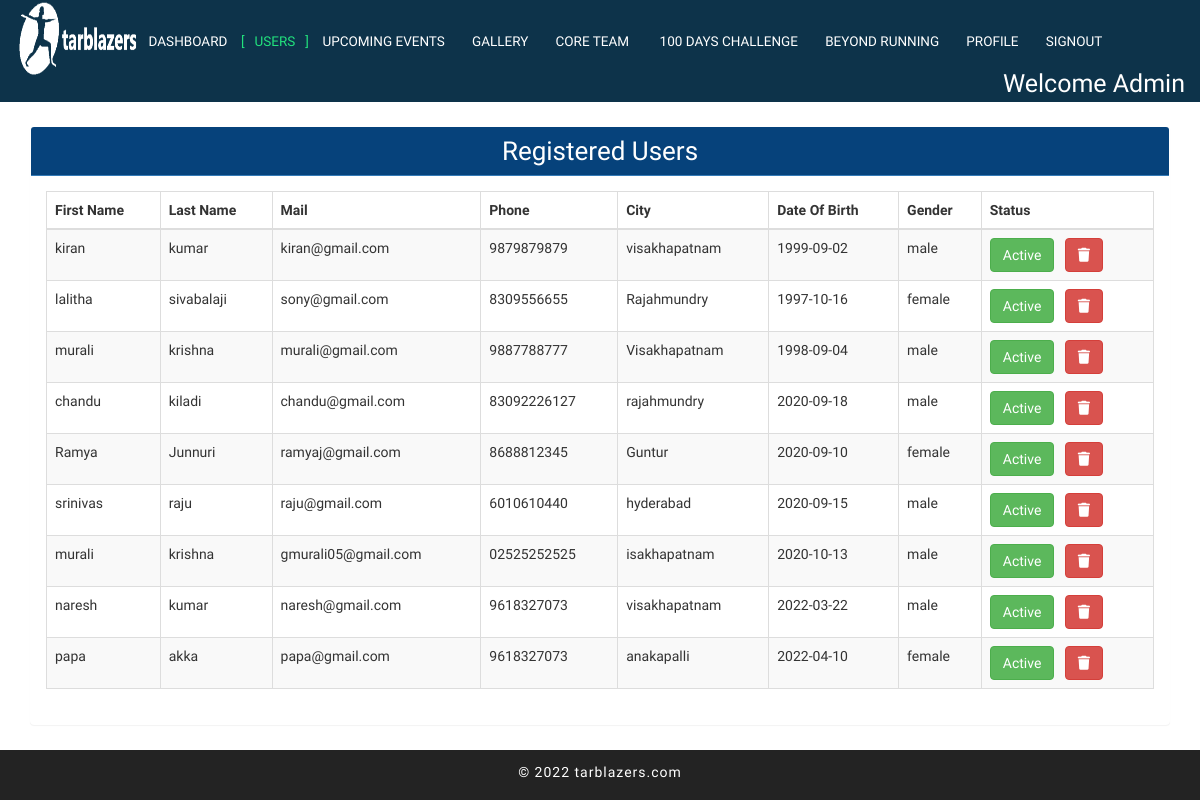
The page /admin/users.php (signed in) on the database its author committed.
### tables this page shows
CREATE TABLE `users` (
  `user_id` int(11) NOT NULL,
  `firstname` varchar(255) NOT NULL,
  `lastname` varchar(255) NOT NULL,
  `mobile` varchar(255) NOT NULL,
  `email` varchar(255) NOT NULL,
  `city` varchar(255) NOT NULL,
  `password` varchar(255) NOT NULL,
  `dob` date NOT NULL,
  `gender` enum('male','female') NOT NULL,
  `role` enum('admin','user') DEFAULT 'user',
  `status` tinyint(4) NOT NULL DEFAULT 1,
  `created_on` datetime NOT NULL DEFAULT current_timestamp()
);

### admin/users.php (the view, shortened to what this page needs)
<?php
	include '../db_connection.php';
	$key = 0;
	$users_arr = array();
	$query = "SELECT * FROM `users` WHERE `role` = 'user' ";
	$result = $conn->query($query);
	while( $row = $result->fetch_assoc() ){
		$users_arr[$key]['user_id'] = $row['user_id'];
		$users_arr[$key]['firstname'] = $row['firstname'];
		$users_arr[$key]['lastname'] = $row['lastname'];
		$users_arr[$key]['mobile'] = $row['mobile'];
		$users_arr[$key]['email'] = $row['email'];
		$users_arr[$key]['city'] = $row['city'];
		$users_arr[$key]['dob'] = $row['dob'];
		$users_arr[$key]['gender'] = $row['gender'];
		$users_arr[$key]['status'] = $row['status'];
		$key++;
	}
?>
<!DOCTYPE html>
<html lang="en">
<head>
    <link rel="stylesheet" href="../css/bootstrap.css">
    <link rel="stylesheet" href="../css/style.css" type="text/css" media="all" />
    <link rel="stylesheet" href="../css/font-awesome.css">
    <link rel='stylesheet' type='text/css' href='../css/jquery.easy-gallery.css' />
    <link rel="stylesheet" href="https://cdnjs.cloudflare.com/ajax/libs/font-awesome/6.1.1/css/all.min.css" />
    <link rel="stylesheet" type="text/css" href="https://cdn.datatables.net/1.10.22/css/jquery.dataTables.min.css">
</head>
<body>
    <div class="Main-agile">
        <div class="header-bottom">
            <div class="container-fluid">
                <nav class="navbar navbar-default">
                    <div class="navbar-header">
                        <div class="logo" style="margin-left: 2%;">
                            <img src="../images/logo10.png" width="120" height="76" alt=" ">
                        </div>
                    </div>
                    <div class="collapse navbar-collapse nav-wil" id="bs-example-navbar-collapse-1">
                        <nav class="cl-effect-1" id="cl-effect-1">
                            <ul class="nav navbar-nav">
                                <li><a href="dashboard.php">DashBoard</a></li>
                                <li class="active"><a href="users.php">USERS</a></li>
                                <li><a href="upcoming_events.php">Upcoming Events</a></li>
                                <li><a href="gallery.php">Gallery</a></li>
                                <li><a href="coreteam.php">Core Team</a></li>
                                <li><a href="100dayschallenge.php"> 100 Days Challenge</a></li>
                                <li><a href="beyond_running.php">Beyond Running</a></li>
                                <li><a href="profile.php">Profile</a></li>
                                <li><a href="logout.php">Signout</a></li>
                            </ul>
                            <span class="pull-right" style="color:white;font-size:25px;margin-top:15px;">Welcome <?php echo $_SESSION['name']?></span>
                        </nav>
                    </div>
                </nav>
            </div>
        </div>
    </div>
    <div class="container" style="margin-top: 2%; height: 600px">
        <div class="panel panel-primary">
            <div class="panel-heading" style="text-align: center;">
                <h1 class="m_3">Registered Users</h1>
            </div>
            <div class="panel-body">
            	<table class="table table-bordered table-striped table-hover" id="activities_table">
        			<thead>
        				<tr>
            				<th>First Name</th>
            				<th>Last Name</th>
            				<th>Mail</th>
            				<th>Phone</th>
            				<th>City</th>
            				<th>Date Of Birth</th>
            				<th>Gender</th>
            				<th>Status</th>
        				</tr>
        			</thead>
        			<tbody id="tbody_activites_table">
        				<?php
        					foreach ($users_arr as $key => $value) {
        				?>
        					<tr>
        						<td> <?php echo $value['firstname']; ?> </td>
        						<td> <?php echo $value['lastname']; ?> </td>
        						<td> <?php echo $value['email']; ?> </td>
        						<td> <?php echo $value['mobile']; ?> </td>
        						<td> <?php echo $value['city']; ?> </td>
        						<td> <?php echo $value['dob']; ?> </td>
        						<td> <?php echo $value['gender']; ?> </td>
        						<td>
        							<?php if($value['status'] == '1') { ?>
        								<button class="btn btn-success btn-md btn_active_status" value="1" data-id="<?php echo $value['user_id']?>">Active</button>
        							<?php } else { ?>
        								<button class="btn btn-danger btn-md btn_active_status" value="0" data-id="<?php echo $value['user_id']?>">InActive</button>
        							<?php } ?>
                                    <button type="button" class="btn btn-danger delete_user" title="Delete User" data-id="<?= $value['user_id'] ?>"><i class="fa fa-trash"></i></button>
        						</td>
        					</tr>
        				<?php
        					}
        				?>
        			</tbody>
        		</table>
            </div>
    </div>
    <div class="footer">
        <p class="agileinfo"> &copy; 2022 tarblazers.com</p>
    </div>
</body>
</html>

### css/style.css (style rules this page uses)
body { padding:0; margin:0; font-family: 'Hind Vadodara', sans-serif; background:#fff; position:relative; }
body a { transition:0.5s all; -webkit-transition:0.5s all; -moz-transition:0.5s all; -o-transition:0.5s all; -ms-transition:0.5s all; }
h1,h2,h3,h4,h5,h6 { margin:0; font-family: 'Exo 2', sans-serif; }
p { margin:0; font-family: 'Hind Vadodara', sans-serif; letter-spacing:1px; margin-top: 1%; }
ul { margin:0; padding:0; }
.cl-effect-1 a::before, .cl-effect-1 a::after { display: inline-block; opacity: 0; -webkit-transition: -webkit-transform 0.3s, opacity 0.2s; -moz-transition: -moz-transform 0.3s, opacity 0.2s; transition: transform 0.3s, opacity 0.2s; }
.cl-effect-1 a::before { margin-right: 10px; content: '['; -webkit-transform: translateX(20px); -moz-transform: translateX(20px); transform: translateX(20px); }
.cl-effect-1 a::after { margin-left: 10px; content: ']'; -webkit-transform: translateX(-20px); -moz-transform: translateX(-20px); transform: translateX(-20px); }
.cl-effect-1 a:hover::before, .cl-effect-1 a:hover::after, .cl-effect-1 a:focus::before, .cl-effect-1 a:focus::after,.navbar-nav li.active a::before,.navbar-nav li.active a::after, .navbar-nav li.active a:focus::before, .navbar-nav li.active a:focus::after { opacity: 1; -webkit-transform: translateX(0px); -moz-transform: translateX(0px); transform: translateX(0px); }
.navbar-default { background: none; border: none; }
.navbar { margin-bottom: 0; }
.navbar-collapse { padding: 0; box-shadow: none; }
.navbar-default .navbar-collapse, .navbar-default .navbar-form { border: none; }
.navbar-nav { float:left; padding-top: 0.5%; }
.navbar-default .navbar-nav > li > a { color: #fff; }
.navbar-default .navbar-nav > .active > a, .navbar-default .navbar-nav > .active > a:hover, .navbar-default .navbar-nav > .active > a:focus { background: none; color:#22e27d; }
.navbar-nav > li > a { font-size: 13px; text-transform: uppercase; padding: 20px 0px 0; }
.header-bottom { position: relative; padding: 1em 0; }
.Main-agile { position: relative; }
@media (max-width: 1366px) { .header-bottom { padding: 0 0; background-color: #0d334a; } }

### admin/users.php (style rules this page uses)
.navbar-nav>li>a { font-size: 13.5px; text-transform: uppercase; padding: 25px 0px 0; }
html, body { max-width: 100%; }
img { vertical-align: middle; }
img { border: 0; }
* { -webkit-box-sizing: border-box; -moz-box-sizing: border-box; box-sizing: border-box; }
a:link, a:visited, a:active, a:hover { color: #333; }
a { color: #428bca; text-decoration: none; }
a { color: #333; outline: none; padding-left: 3px; padding-right: 3px; }
a:-webkit-any-link { color: -webkit-link; cursor: pointer; }
.panel>.panel-heading { background-image: none; background-color: #06427b; color: white; }
.panel-primary { border-color: #ffffff; }
h1, .h1 { font-size: 26px !important; }
.footer { height: 50px; position: fixed; left: 0; bottom: 0; margin-bottom: 0px; width: 100%; background-color: #232323; text-align: center; font-weight: 300; font-size: 14px; color: #ffffff; z-index: 9999; }

### rows shown on the page
users: firstname "kiran", lastname "kumar", email "kiran@gmail.com", mobile "9879879879", city "visakhapatnam", dob "1999-09-02", gender "male"
users: firstname "lalitha", lastname "sivabalaji", email "sony@gmail.com", mobile "8309556655", city "Rajahmundry", dob "1997-10-16", gender "female"
users: firstname "murali", lastname "krishna", email "murali@gmail.com", mobile "9887788777", city "Visakhapatnam", dob "1998-09-04", gender "male"
users: firstname "chandu", lastname "kiladi", email "chandu@gmail.com", mobile "83092226127", city "rajahmundry", dob "2020-09-18", gender "male"
users: firstname "Ramya", lastname "Junnuri", email "ramyaj@gmail.com", mobile "8688812345", city "Guntur", dob "2020-09-10", gender "female"
users: firstname "srinivas", lastname "raju", email "raju@gmail.com", mobile "6010610440", city "hyderabad", dob "2020-09-15", gender "male"
users: firstname "murali", lastname "krishna", email "gmurali05@gmail.com", mobile "02525252525", city "isakhapatnam", dob "2020-10-13", gender "male"
users: firstname "naresh", lastname "kumar", email "naresh@gmail.com", mobile "9618327073", city "visakhapatnam", dob "2022-03-22", gender "male"
users: firstname "papa", lastname "akka", email "papa@gmail.com", mobile "9618327073", city "anakapalli", dob "2022-04-10", gender "female"

### other values the page prints
$_SESSION['name'] "Admin"
